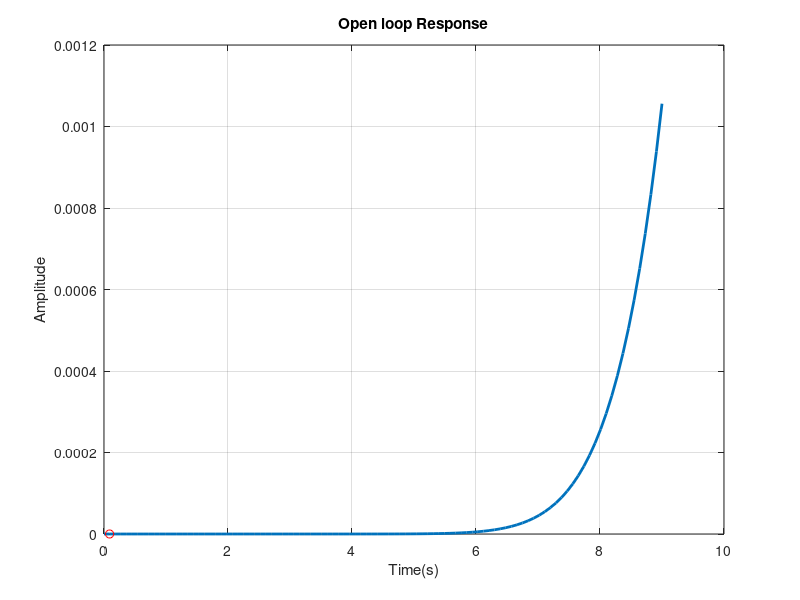

MATLAB code for this plot: (Note: this script raises an error after producing the figure.)
close all; clear all; clc;

% define pant transfer function
s = tf('s');
% 2nd order system
%sys = (exp(-4*s))/(10*s+1)   %Example-1
%sys = 1/(s^4 + 4*s^3+ 6*s^2+ 4*s+ 1); %Example-2
sys = 1/(s+1)^20;%Example-3

%sys = 1/(s^2+20*s+20) %random example
% Obtain step response of the system
[y,t] = step(sys);
plot(t,y,'LineWidth',2); grid on; xlabel('Time(s)'); ylabel('Amplitude');
title('Open loop Response');

yp = diff(y);
ypp = diff(y,2);
%plot (ypp)
% Find the root using FZERO(Finds Inflection point ----- verify pakka pakka)
t_infl = fzero(@(T) interp1(t(2:end-1),ypp,T,'linear','extrap'),0)
y_infl = interp1(t,y,t_infl,'linear')
hold on;
plot(t_infl,y_infl,'ro');

%code to plot tangent 
h = mean(diff(t));
dy = gradient(y, h);
[~,idx] = max(dy);
b = [t([idx-1,idx+1]) ones(2,1)] \ y([idx-1,idx+1]);            % Regression Line Around Maximum Derivative
tv = [-b(2)/b(1); (1-b(2))/b(1)];                               % Independent Variable Range For Tangent Line Plot
f = [tv ones(2,1)] * b;                                         % Calculate Tangent Line

plot(tv, f, '-r','LineWidth',1.5)
ylim([0 max(y)]);

L = tv(1)%equal to delay time for us(verified)
T = tv(2) - tv(1)% should be equal to tp/K in order to verify the coefficients 

% PID parameters
a = L/T
Kp = 1.2/a
Ti = 2*L
Td = L/2

% cont = Kp(1 + 1/(s*Ti) + s*Td);
cont = Kp + Kp/(s*Ti) + Kp*Td*s;

cl_sys = feedback(cont*sys,1);
t = [0:0.01:3];
[yc,tc] = step(cl_sys,t);
figure;
plot(tc,yc,'LineWidth',2); xlabel('Time(s)'); ylabel('Amplitude');
title('Zeigler Nicholas (PRC method)Optimized Closed Loop Response');
grid on;
